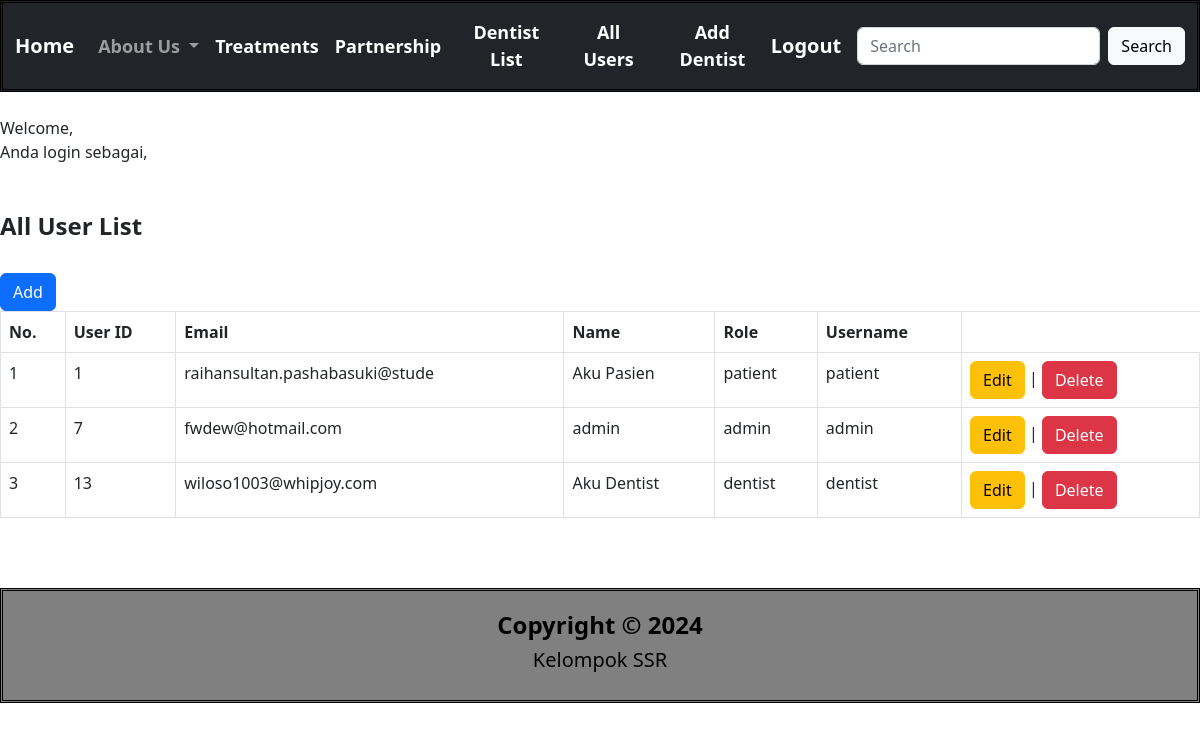
The app's page /adminhome.php?p=userList with its own data.
### tables this page shows
CREATE TABLE `user` (
  `userid` int(11) NOT NULL,
  `email` varchar(30) NOT NULL,
  `password` varchar(100) NOT NULL,
  `name` varchar(30) NOT NULL,
  `role` varchar(10) NOT NULL,
  `username` varchar(20) NOT NULL
);

### inc.koneksi.php (called while the page is built, shortened)
<?php
class Connection{
    private $host = "localhost";
    private $struser = "root";
    private $strpassword = "";
    function __construct()
    {
        $conn = mysqli_connect($this->host, $this->struser, $this->strpassword);
        $this->connection = $conn;
    }
}
?>

### class/class.User.php (called while the page is built, shortened)
<?php
class User extends Connection{
    public function __get($atribute) {
        if (property_exists($this, $atribute)) {
            return $this->$atribute;
        }
    }
    public function SelectAllUser(){
        $sql = "SELECT * FROM user";
        $result = mysqli_query($this->connection, $sql);
        $arrResult = Array();
        $count=0;
        if(mysqli_num_rows($result) > 0){
        while ($data = mysqli_fetch_array($result))
        {
        $objUser = new User();
        $objUser->userid=$data['userid'];
        $objUser->email=$data['email'];
        $objUser->password=$data['password'];
        $objUser->name=$data['name'];
        $objUser->role=$data['role'];
        $objUser->username=$data['username'];
        $arrResult[$count] = $objUser;
        $count++;
        }
        }
        return $arrResult;
    }
}
?>

### pages/userList.php (the view)
<div>
<br>
<br>
<h4 class="title">
    <span class="text">
        <strong>All User List</strong>
    </span>
</h4>
<br>
<a class="btn btn-primary" href="adminhome.php?p=user">Add</a>
<table class="table table-bordered">
    <tr>
        <th>No.</th>
        <th>User ID</th>
        <th>Email</th>
        <th>Name</th>
        <th>Role</th>
        <th>Username</th>
    </tr>
    <?php
    require_once('./class/class.User.php');
    $objUser = new User();
    $arrayResult = $objUser->SelectAllUser();
    if(count($arrayResult) == 0){
        echo '<tr><td colspan="6">Tidak ada data!</td></tr>';
    } else {
        $no = 1;
        foreach ($arrayResult as $dataUser) {
            echo '<tr>';
            echo '<td>'.$no.'</td>';
            echo '<td>'.$dataUser->userid.'</td>';
            echo '<td>'.$dataUser->email.'</td>';
            echo '<td>'.$dataUser->name.'</td>';
            echo '<td>'.$dataUser->role.'</td>';
            echo '<td>'.$dataUser->username.'</td>';
            echo '<td><a class="btn btn-warning" href="adminhome.php?p=user&userid='.$dataUser->userid.'"> Edit </a> | <a class="btn btn-danger" href="adminhome.php?p=deleteuser&userid='.$dataUser->usersid.'"onclick="return confirm(\'Apakah anda yakin ingin menghapus?\')">Delete </a> </td>';
            echo '</tr>';
            $no++;
        }
    }
    ?>
</table>
</div>

### records on screen
user: userid "1", email "raihansultan.pashabasuki@stude", name "Aku Pasien", role "patient", username "patient"
user: userid "7", email "fwdew@hotmail.com", name "admin", role "admin", username "admin"
user: userid "13", email "wiloso1003@whipjoy.com", name "Aku Dentist", role "dentist", username "dentist"
